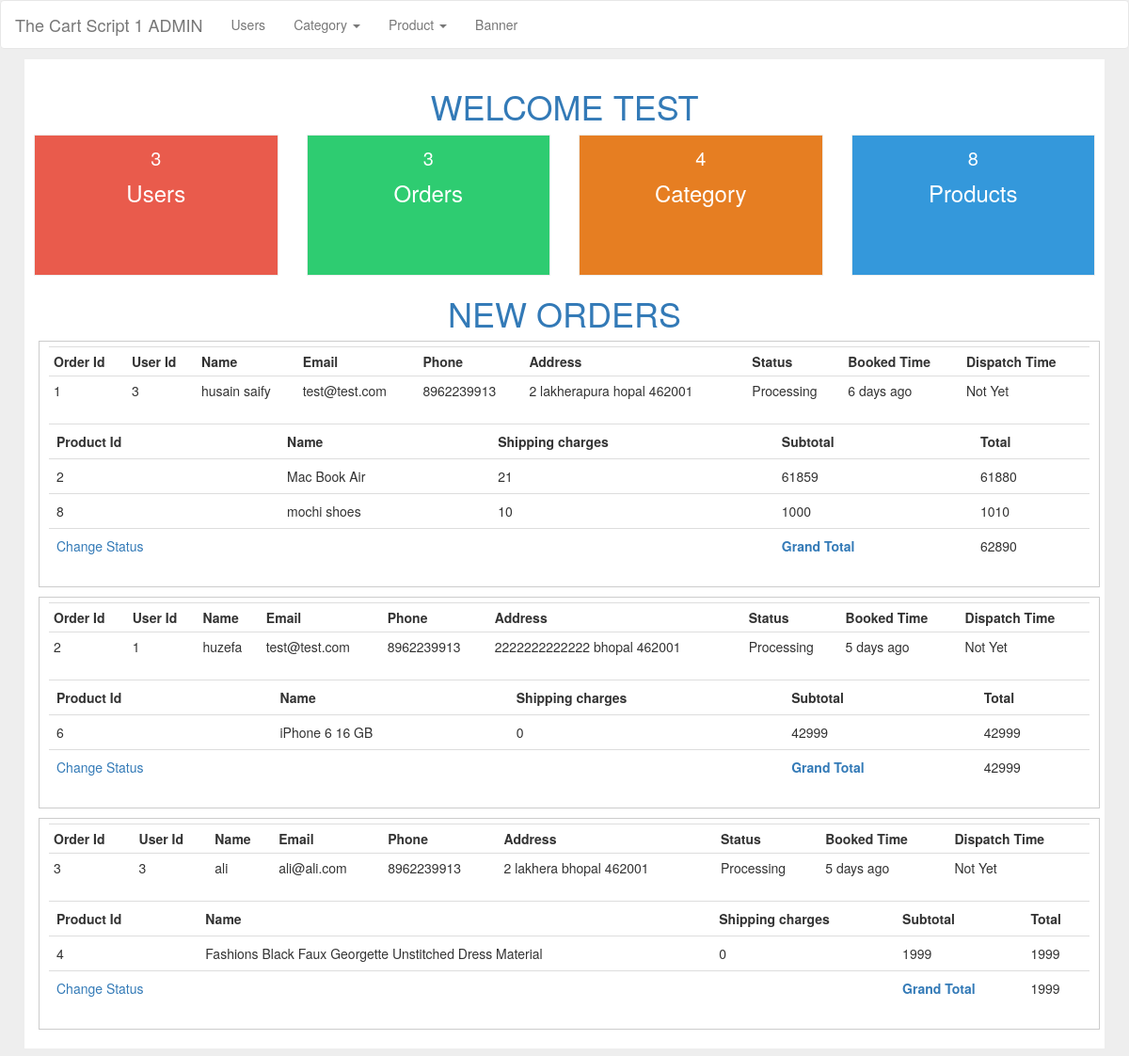
The page /admin/index.php (signed in) on the database its author committed.
### tables this page shows
CREATE TABLE IF NOT EXISTS `buy` (
  `id` int(11) NOT NULL,
  `user_id` int(11) NOT NULL,
  `name` text NOT NULL,
  `email` text NOT NULL,
  `mobile` text NOT NULL,
  `city` text NOT NULL,
  `pincode` int(6) NOT NULL,
  `address` text NOT NULL,
  `booked_time` int(11) NOT NULL,
  `dispatch_time` int(11) NOT NULL,
  `status` text NOT NULL,
  `status_code` int(1) NOT NULL,
  `product_stack` text NOT NULL
);

CREATE TABLE IF NOT EXISTS `product` (
  `id` int(11) NOT NULL,
  `category_id` int(11) NOT NULL,
  `name` text NOT NULL,
  `image` text NOT NULL,
  `description` text NOT NULL,
  `mp` int(11) NOT NULL,
  `sp` int(11) NOT NULL,
  `off` varchar(4) NOT NULL,
  `shipping` int(11) NOT NULL,
  `tags` text NOT NULL
);

### classes/Db.php (called while the page is built, shortened)
<?php
	class Db{
		public static $_mysqli = null;
		private $_host = "localhost",
				$_database = "hk_cart_v1",
				$_username = "root",
				$_password = "";
		public function __construct(){
			return $this->Connnect();
		}
		public function Connnect(){
			self::$_mysqli = mysqli_connect($this->_host,$this->_username,$this->_password,$this->_database);
			if(!mysqli_connect_errno()){
				return self::$_mysqli;
			}else{
				echo "Connection Failed ". mysqli_connect_error();
			}
		}
		public function Query($q){
			$v =  mysqli_query(self::$_mysqli, $q);
			return $v;
		}
		public function FetchAll($howmuch, $table, $where, $order){
			if(isset($where)){
				$q =  $this->Query("SELECT {$howmuch} FROM {$table} WHERE {$where} ORDER BY {$order}");
			}else{
				$q = $this->Query("SELECT {$howmuch} FROM {$table} ORDER BY {$order}");
			}
			$fetchArray = array();
			$i = 0;
			while($fetch = mysqli_fetch_assoc($q)){
				$fetchArray[$i] = $fetch;
				$i++;
			}
			return $fetchArray;
		}
		public function Fetch($howmuch, $from, $where){
			if($where != null){
				$queryString = "SELECT ".$howmuch." FROM ".$from." WHERE ".$where;
			}else{
				$queryString = "SELECT ".$howmuch." FROM ".$from;
			}
			$query = $this->Query($queryString);
			$fetch = mysqli_fetch_assoc($query);
			return $fetch;
		}
		public function GetNum($table,$where){
			if(is_null($where) == false){
				$q = $this->Query("SELECT * FROM `{$table}` WHERE {$where}");
				$num = mysqli_num_rows($q);
			}else{
				$q = $this->Query("SELECT * FROM `{$table}`");
				$num = mysqli_num_rows($q);
			}
			return $num;
		}
	}
?>

### admin/inc/init.php (called while the page is built, shortened)
<?php
	require_once("./../classes/Db.php");
	require_once("./../inc/function.php");
	$db = new Db();
?>

### inc/function.php (called while the page is built, shortened)
<?php
	function time_ago($session_time){
	    $time_difference = time() - $session_time;
	    $seconds = $time_difference;
	    $minutes = round($time_difference / 60);
	    $hours = round($time_difference / 3600);
	    $day = round($time_difference / 86400);
	    if($seconds <= 60){
	      return $seconds." Seconds ago";
	    }
	    else if ($minutes <= 60){
	      if($minutes == 1){
	        return "One Minute ago";
	      }else{
	        return $minutes." Minutes ago";
	      }
	    }
	    else if($hours <= 24){
	      if($hours == 1){
	        return "One Hour ago";
	      }else{
	        return $hours." Hours ago";
	      }
	    }
	    else if($day <= 7){
	      if($day == 1){
	        return "One day ago";
	      }else{
	        return $day." days ago";
	      }
	    }
	 }
?>

### admin/index.php (the view, shortened to what this page needs)
<?php
  require_once("inc/header.php");
  require_once("inc/navbar.php");
?>
<div class="container padding-10">
  <div id="search-container">
      <h1 class="text-center text-upper text-bs-primary">Welcome <?php echo $_SESSION['admin_username']; ?></h1>
      <?php
      $user_count = $db->GetNum("user",null);
      $order_count = $db->GetNum("buy", null);
      $product_count = $db->GetNum('product', null);
      $category_count = $db->GetNum("category", null);
      ?>
      <div class="row">
        <div class="col-sm-3">
          <a href="users.php" class="a">
          <div class="tile-container bg-red">
            <p><?php echo $user_count; ?></p>
            <h3>Users</h3>
          </div>
          </a>
        </div>
        <div class="col-sm-3">
        <a href="#" class="a">
          <div class="tile-container bg-green">
            <p><?php echo $order_count; ?></p>
            <h3>Orders</h3>
          </div>
          </a>
        </div>
        <div class="col-sm-3">
          <a href="category.php" class="a">
          <div class="tile-container bg-orange">
            <p><?php echo $category_count; ?></p>
            <h3>Category</h3>
          </div>
          </a>
        </div>
        <div class="col-sm-3">
          <a href="product.php" class="a">
          <div class="tile-container bg-blue">
            <p><?php echo $product_count; ?></p>
            <h3>Products</h3>
          </div>
          </a>
        </div>
      </div>
      <h1 class="text-center text-upper text-bs-primary">new orders</h1>
      <?php
        $orders = $db->FetchAll("*","buy","status_code='1'","id='ASC'");
        foreach ($orders as $key => $order) {
          echo "<div class='order-container'><div class='table-responsive'>";
          echo "<table class='table table-condensed'>";
          echo "
              <th>Order Id</th>
              <th>User Id</th>
              <th>Name</th>
              <th>Email</th>
              <th>Phone</th>
              <th>Address</th>
              <th>Status</th>
              <th>Booked Time</th>
              <th>Dispatch Time</th><tr>";
          $address = $order['address']. " ".$order['city']. " ".$order['pincode'];
          $booked_time = time_ago($order['booked_time']);
          if ($order['dispatch_time'] != 0) {
            $dispatch_time = time_ago($order['dispatch_time']);
          }else{
            $dispatch_time = "Not Yet";
          }
          echo "<td>{$order['id']}</td>
                <td>{$order['user_id']}</td>
                <td>{$order['name']}</td>
                <td>{$order['email']}</td>
                <td>{$order['mobile']}</td>
                <td>{$address}</td>
                <td>{$order['status']}</td>
                <td>{$booked_time}</td>
                <td>{$dispatch_time}</td>
          ";
          echo "</table>";
          $product_stack = $order['product_stack'];
          $explode = explode(",", $product_stack);
          unset($explode[$key]);
          echo "<table class='table'>
                <th>Product Id</th>
                <th>Name</th>
                <th>Shipping charges</th>
                <th>Subtotal</th>
                <th>Total</th>
                <tr>
          ";
          $grand_total = 0;
          foreach ($explode as $key => $product_id) {
            $product = $db->Fetch("id,name,sp,shipping","product","id='$product_id'");
            $total = $product['shipping'] + $product['sp'];
            echo "
            <td>{$product['id']}</td>
            <td>{$product['name']}</td>
            <td>{$product['shipping']}</td>
            <td>{$product['sp']}</td>
            <td>{$total}</td><tr>";
            $grand_total += $total;
          }
          echo "<td><a href='change_order_status.php?id={$order['id']}'>Change Status</a></td><td></td><td></td><td><strong>Grand Total</strong></td><td>{$grand_total}</td>";
          echo "</table>
          </div></div>";
        }
      ?>
  </div>
</div>
<?php
  require_once("inc/footer.php");
?>

### css/hackerkernel.css (style rules this page uses)
.bg-red { background: #e95b4c; }
.bg-green { background: #2ecc71; }
.bg-blue { background: #3498db; }
.bg-orange { background: #e67e22; }
.text-center { text-align: center; }
.text-upper { text-transform: uppercase; }
.text-bs-primary { color: #337ab7; }
.padding-10 { padding: 10px; }
.a { text-decoration: none; }

### css/cart.css (style rules this page uses)
body { background: #eee; }
#search-container { height: auto; width: 100%; background: white; padding: 10px; border:1px solid #eee; min-height: 540px; margin-bottom: 5px; }
.order-container { margin: 5px; }
.order-container strong { color: #337ab7; }
.tile-container { width: 100%; border: 1px solid #eee; height: 150px; padding: 10px; text-align: center; color: white; }
.tile-container > p { font-size: 20px; }
.tile-container > h3 { margin:5px; }
.order-container { height: auto; min-height: 200px; width: 100%; border: 1px solid #ccc; padding: 5px 10px; margin: 10px 5px; }

### rows shown on the page
buy: id "1", user "3", name "husain saify", email "test@test.com", mobile "8962239913", address "2 lakherapura hopal 462001", status "Processing", booked_time "6 days ago", dispatch_time "Not Yet", grand_total "62890"
product: id "2", name "Mac Book Air", shipping "21", sp "61859", total "61880"
product: id "8", name "mochi shoes", shipping "10", sp "1000", total "1010"
buy: id "2", user "1", name "huzefa", email "test@test.com", mobile "8962239913", address "2222222222222 bhopal 462001", status "Processing", booked_time "5 days ago", dispatch_time "Not Yet", grand_total "42999"
product: id "6", name "iPhone 6 16 GB", shipping "0", sp "42999"
buy: id "3", user "3", name "ali", email "ali@ali.com", mobile "8962239913", address "2 lakhera bhopal 462001", status "Processing", booked_time "5 days ago", dispatch_time "Not Yet", grand_total "1999"
product: id "4", name "Fashions Black Faux Georgette Unstitched Dress Material", shipping "0", sp "1999"

### other values the page prints
$_SESSION['admin_username'] "TEST"
$user_count "3"
$order_count "3"
$category_count "4"
$product_count "8"
